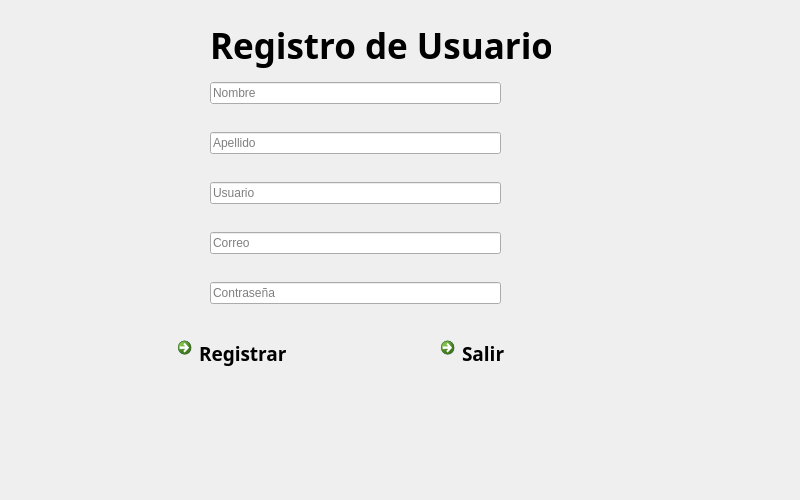
<?xml version="1.0" encoding="UTF-8"?>
<ui version="4.0">
 <class>registrar</class>
 <widget class="QWidget" name="registrar">
  <property name="geometry">
   <rect>
    <x>0</x>
    <y>0</y>
    <width>800</width>
    <height>500</height>
   </rect>
  </property>
  <property name="maximumSize">
   <size>
    <width>800</width>
    <height>500</height>
   </size>
  </property>
  <property name="mouseTracking">
   <bool>false</bool>
  </property>
  <property name="acceptDrops">
   <bool>false</bool>
  </property>
  <property name="windowTitle">
   <string>Form</string>
  </property>
  <property name="autoFillBackground">
   <bool>true</bool>
  </property>
  <widget class="QLabel" name="label">
   <property name="geometry">
    <rect>
     <x>210</x>
     <y>20</y>
     <width>341</width>
     <height>51</height>
    </rect>
   </property>
   <property name="font">
    <font>
     <family>Padauk</family>
     <pointsize>26</pointsize>
     <weight>75</weight>
     <bold>true</bold>
    </font>
   </property>
   <property name="text">
    <string>Registro de Usuario</string>
   </property>
  </widget>
  <widget class="QWidget" name="">
   <property name="geometry">
    <rect>
     <x>210</x>
     <y>60</y>
     <width>291</width>
     <height>271</height>
    </rect>
   </property>
   <layout class="QVBoxLayout" name="verticalLayout">
    <item>
     <widget class="QLineEdit" name="NOMBRE">
      <property name="layoutDirection">
       <enum>Qt::LeftToRight</enum>
      </property>
      <property name="autoFillBackground">
       <bool>true</bool>
      </property>
      <property name="inputMethodHints">
       <set>Qt::ImhNone</set>
      </property>
      <property name="inputMask">
       <string extracomment="Nombre"/>
      </property>
      <property name="text">
       <string/>
      </property>
      <property name="frame">
       <bool>true</bool>
      </property>
      <property name="echoMode">
       <enum>QLineEdit::Normal</enum>
      </property>
      <property name="dragEnabled">
       <bool>false</bool>
      </property>
      <property name="readOnly">
       <bool>false</bool>
      </property>
      <property name="placeholderText">
       <string extracomment="nombre">Nombre</string>
      </property>
      <property name="clearButtonEnabled">
       <bool>true</bool>
      </property>
     </widget>
    </item>
    <item>
     <widget class="QLineEdit" name="APELLIDO">
      <property name="placeholderText">
       <string>Apellido</string>
      </property>
     </widget>
    </item>
    <item>
     <widget class="QLineEdit" name="USUARIO">
      <property name="placeholderText">
       <string>Usuario</string>
      </property>
     </widget>
    </item>
    <item>
     <widget class="QLineEdit" name="CORREO">
      <property name="text">
       <string/>
      </property>
      <property name="placeholderText">
       <string>Correo</string>
      </property>
     </widget>
    </item>
    <item>
     <widget class="QLineEdit" name="CONTRA">
      <property name="placeholderText">
       <string>Contraseña</string>
      </property>
     </widget>
    </item>
   </layout>
  </widget>
  <widget class="QWidget" name="">
   <property name="geometry">
    <rect>
     <x>170</x>
     <y>330</y>
     <width>431</width>
     <height>50</height>
    </rect>
   </property>
   <layout class="QHBoxLayout" name="horizontalLayout">
    <item>
     <widget class="QCommandLinkButton" name="REGISTRAR">
      <property name="font">
       <font>
        <family>Padauk</family>
        <pointsize>14</pointsize>
       </font>
      </property>
      <property name="text">
       <string>Registrar</string>
      </property>
     </widget>
    </item>
    <item>
     <spacer name="horizontalSpacer">
      <property name="orientation">
       <enum>Qt::Horizontal</enum>
      </property>
      <property name="sizeHint" stdset="0">
       <size>
        <width>98</width>
        <height>20</height>
       </size>
      </property>
     </spacer>
    </item>
    <item>
     <widget class="QCommandLinkButton" name="SALIR">
      <property name="font">
       <font>
        <family>Padauk</family>
        <pointsize>14</pointsize>
       </font>
      </property>
      <property name="text">
       <string>Salir</string>
      </property>
     </widget>
    </item>
   </layout>
  </widget>
 </widget>
 <resources/>
 <connections/>
</ui>
